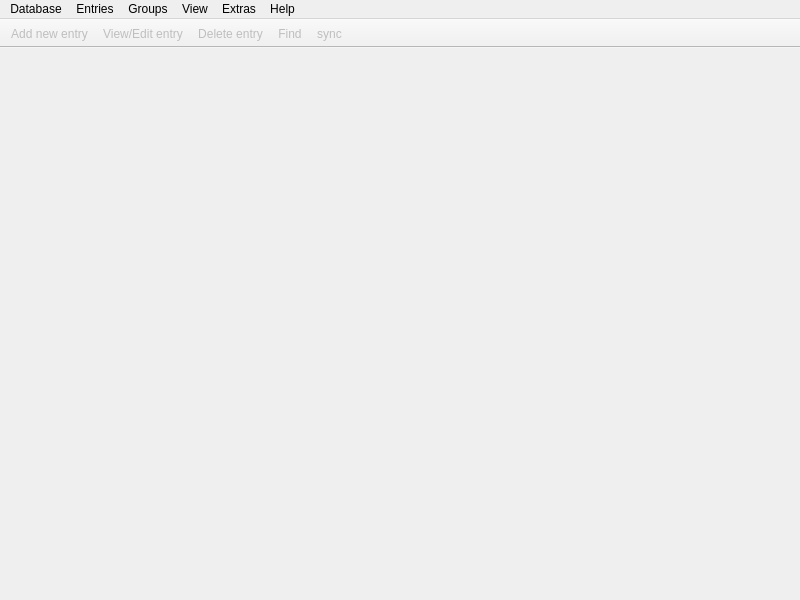
<?xml version="1.0" encoding="UTF-8"?>
<ui version="4.0">
 <class>MainWindow</class>
 <widget class="QMainWindow" name="MainWindow">
  <property name="geometry">
   <rect>
    <x>0</x>
    <y>0</y>
    <width>800</width>
    <height>600</height>
   </rect>
  </property>
  <property name="windowTitle">
   <string notr="true">KeePassX</string>
  </property>
  <widget class="QWidget" name="centralwidget">
   <layout class="QVBoxLayout" name="verticalLayout">
    <property name="margin">
     <number>0</number>
    </property>
    <item>
     <widget class="QStackedWidget" name="stackedWidget">
      <property name="currentIndex">
       <number>2</number>
      </property>
      <widget class="QWidget" name="pageDatabase">
       <layout class="QVBoxLayout" name="verticalLayout_2">
        <property name="margin">
         <number>0</number>
        </property>
        <item>
         <widget class="DatabaseTabWidget" name="tabWidget">
          <property name="currentIndex">
           <number>-1</number>
          </property>
          <property name="tabsClosable">
           <bool>true</bool>
          </property>
          <property name="movable">
           <bool>true</bool>
          </property>
         </widget>
        </item>
       </layout>
      </widget>
      <widget class="QWidget" name="pageSettings">
       <layout class="QVBoxLayout" name="verticalLayout_3">
        <property name="margin">
         <number>0</number>
        </property>
        <item>
         <widget class="SettingsWidget" name="settingsWidget" native="true"/>
        </item>
       </layout>
      </widget>
      <widget class="QWidget" name="pageWelcome">
       <layout class="QVBoxLayout" name="verticalLayout_5">
        <item>
         <widget class="WelcomeWidget" name="welcomeWidget" native="true"/>
        </item>
       </layout>
      </widget>
     </widget>
    </item>
   </layout>
  </widget>
  <widget class="QMenuBar" name="menubar">
   <property name="geometry">
    <rect>
     <x>0</x>
     <y>0</y>
     <width>800</width>
     <height>27</height>
    </rect>
   </property>
   <widget class="QMenu" name="menuFile">
    <property name="title">
     <string>Database</string>
    </property>
    <widget class="QMenu" name="menuRecentDatabases">
     <property name="title">
      <string>Recent databases</string>
     </property>
    </widget>
    <addaction name="actionDatabaseNew"/>
    <addaction name="actionOpen_Cloud_database"/>
    <addaction name="actionDatabaseOpen"/>
    <addaction name="menuRecentDatabases"/>
    <addaction name="actionDatabaseSave"/>
    <addaction name="actionDatabaseSaveAs"/>
    <addaction name="actionDatabaseClose"/>
    <addaction name="separator"/>
    <addaction name="actionChangeMasterKey"/>
    <addaction name="actionChangeDatabaseSettings"/>
    <addaction name="separator"/>
    <addaction name="actionImportKeePass1"/>
    <addaction name="separator"/>
    <addaction name="actionLockDatabases"/>
    <addaction name="actionQuit"/>
   </widget>
   <widget class="QMenu" name="menuHelp">
    <property name="title">
     <string>Help</string>
    </property>
    <addaction name="actionAbout"/>
   </widget>
   <widget class="QMenu" name="menuEntries">
    <property name="title">
     <string>Entries</string>
    </property>
    <widget class="QMenu" name="menuEntryCopyAttribute">
     <property name="enabled">
      <bool>false</bool>
     </property>
     <property name="title">
      <string>Copy attribute to clipboard</string>
     </property>
    </widget>
    <addaction name="actionEntryNew"/>
    <addaction name="actionEntryClone"/>
    <addaction name="actionEntryEdit"/>
    <addaction name="actionEntryDelete"/>
    <addaction name="actionEntryCopyUsername"/>
    <addaction name="actionEntryCopyPassword"/>
    <addaction name="menuEntryCopyAttribute"/>
    <addaction name="actionEntryAutoType"/>
    <addaction name="actionEntryOpenUrl"/>
   </widget>
   <widget class="QMenu" name="menuGroups">
    <property name="title">
     <string>Groups</string>
    </property>
    <addaction name="actionGroupNew"/>
    <addaction name="actionGroupEdit"/>
    <addaction name="actionGroupDelete"/>
   </widget>
   <widget class="QMenu" name="menuExtras">
    <property name="title">
     <string>Extras</string>
    </property>
    <addaction name="actionSettings"/>
   </widget>
   <widget class="QMenu" name="menuView">
    <property name="title">
     <string>View</string>
    </property>
   </widget>
   <addaction name="menuFile"/>
   <addaction name="menuEntries"/>
   <addaction name="menuGroups"/>
   <addaction name="menuView"/>
   <addaction name="menuExtras"/>
   <addaction name="menuHelp"/>
  </widget>
  <widget class="QToolBar" name="toolBar">
   <property name="movable">
    <bool>false</bool>
   </property>
   <property name="toolButtonStyle">
    <enum>Qt::ToolButtonIconOnly</enum>
   </property>
   <attribute name="toolBarArea">
    <enum>TopToolBarArea</enum>
   </attribute>
   <attribute name="toolBarBreak">
    <bool>false</bool>
   </attribute>
   <addaction name="actionEntryNew"/>
   <addaction name="actionEntryEdit"/>
   <addaction name="actionEntryDelete"/>
   <addaction name="actionSearch"/>
   <addaction name="actionSync"/>
  </widget>
  <action name="actionQuit">
   <property name="text">
    <string>Quit</string>
   </property>
  </action>
  <action name="actionAbout">
   <property name="text">
    <string>About</string>
   </property>
  </action>
  <action name="actionDatabaseOpen">
   <property name="text">
    <string>Open database</string>
   </property>
  </action>
  <action name="actionDatabaseSave">
   <property name="enabled">
    <bool>false</bool>
   </property>
   <property name="text">
    <string>Save database</string>
   </property>
  </action>
  <action name="actionDatabaseClose">
   <property name="enabled">
    <bool>false</bool>
   </property>
   <property name="text">
    <string>Close database</string>
   </property>
  </action>
  <action name="actionDatabaseNew">
   <property name="text">
    <string>New database</string>
   </property>
  </action>
  <action name="actionEntryNew">
   <property name="enabled">
    <bool>false</bool>
   </property>
   <property name="text">
    <string>Add new entry</string>
   </property>
  </action>
  <action name="actionEntryEdit">
   <property name="enabled">
    <bool>false</bool>
   </property>
   <property name="text">
    <string>View/Edit entry</string>
   </property>
  </action>
  <action name="actionEntryDelete">
   <property name="enabled">
    <bool>false</bool>
   </property>
   <property name="text">
    <string>Delete entry</string>
   </property>
  </action>
  <action name="actionGroupNew">
   <property name="enabled">
    <bool>false</bool>
   </property>
   <property name="text">
    <string>Add new group</string>
   </property>
  </action>
  <action name="actionGroupEdit">
   <property name="enabled">
    <bool>false</bool>
   </property>
   <property name="text">
    <string>Edit group</string>
   </property>
  </action>
  <action name="actionGroupDelete">
   <property name="enabled">
    <bool>false</bool>
   </property>
   <property name="text">
    <string>Delete group</string>
   </property>
  </action>
  <action name="actionDatabaseSaveAs">
   <property name="enabled">
    <bool>false</bool>
   </property>
   <property name="text">
    <string>Save database as</string>
   </property>
  </action>
  <action name="actionChangeMasterKey">
   <property name="enabled">
    <bool>false</bool>
   </property>
   <property name="text">
    <string>Change master key</string>
   </property>
  </action>
  <action name="actionChangeDatabaseSettings">
   <property name="enabled">
    <bool>false</bool>
   </property>
   <property name="text">
    <string>Database settings</string>
   </property>
   <property name="toolTip">
    <string>Database settings</string>
   </property>
  </action>
  <action name="actionImportKeePass1">
   <property name="text">
    <string>Import KeePass 1 database</string>
   </property>
  </action>
  <action name="actionEntryClone">
   <property name="enabled">
    <bool>false</bool>
   </property>
   <property name="text">
    <string>Clone entry</string>
   </property>
  </action>
  <action name="actionSearch">
   <property name="checkable">
    <bool>true</bool>
   </property>
   <property name="enabled">
    <bool>false</bool>
   </property>
   <property name="text">
    <string>Find</string>
   </property>
  </action>
  <action name="actionEntryCopyUsername">
   <property name="enabled">
    <bool>false</bool>
   </property>
   <property name="text">
    <string>Copy username to clipboard</string>
   </property>
  </action>
  <action name="actionEntryCopyPassword">
   <property name="enabled">
    <bool>false</bool>
   </property>
   <property name="text">
    <string>Copy password to clipboard</string>
   </property>
  </action>
  <action name="actionSettings">
   <property name="text">
    <string>Settings</string>
   </property>
  </action>
  <action name="actionEntryAutoType">
   <property name="enabled">
    <bool>false</bool>
   </property>
   <property name="text">
    <string>Perform Auto-Type</string>
   </property>
  </action>
  <action name="actionEntryOpenUrl">
   <property name="enabled">
    <bool>false</bool>
   </property>
   <property name="text">
    <string>Open URL</string>
   </property>
  </action>
  <action name="actionLockDatabases">
   <property name="enabled">
    <bool>false</bool>
   </property>
   <property name="text">
    <string>Lock databases</string>
   </property>
  </action>
  <action name="actionOpen_Cloud_database">
   <property name="text">
    <string>Open Cloud database</string>
   </property>
  </action>
  <action name="actionSync">
   <property name="enabled">
    <bool>false</bool>
   </property>
   <property name="text">
    <string>sync</string>
   </property>
   <property name="toolTip">
    <string>sync with remote database</string>
   </property>
  </action>
 </widget>
 <customwidgets>
  <customwidget>
   <class>DatabaseTabWidget</class>
   <extends>QTabWidget</extends>
   <header>gui/DatabaseTabWidget.h</header>
   <container>1</container>
  </customwidget>
  <customwidget>
   <class>SettingsWidget</class>
   <extends>QWidget</extends>
   <header>gui/SettingsWidget.h</header>
   <container>1</container>
  </customwidget>
  <customwidget>
   <class>WelcomeWidget</class>
   <extends>QWidget</extends>
   <header>gui/WelcomeWidget.h</header>
   <container>1</container>
  </customwidget>
 </customwidgets>
 <resources/>
 <connections/>
</ui>
